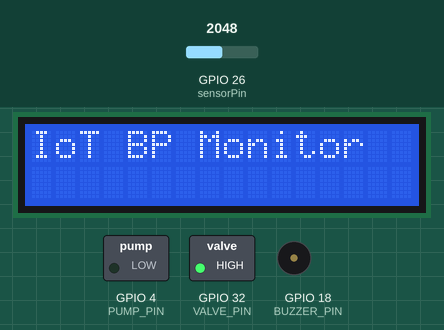
The sketch below on a simulated ESP32. Shown: 16×2 character LCD, switched loads named in the sketch (green lamp = pin HIGH), buzzer (waves = sounding). Inputs (shaded band) come from the test bench; at power-on: GPIO 26 (sensorPin) = 2048. WiFi joins after 1.5 s; servers stay silent unless stated; what the sketch prints to the serial monitor is not drawn.

Above: at 2.1 s.
At 2.6 s:
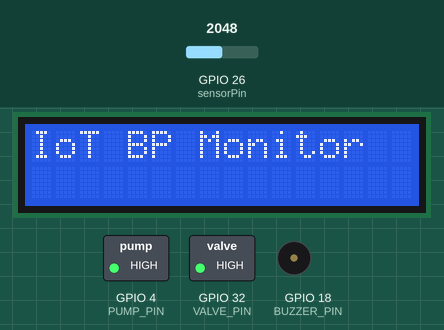
At 5.83 s:
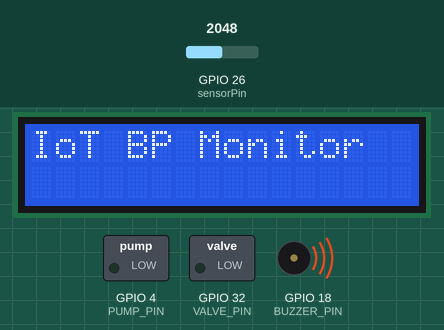
At 24.6 s:
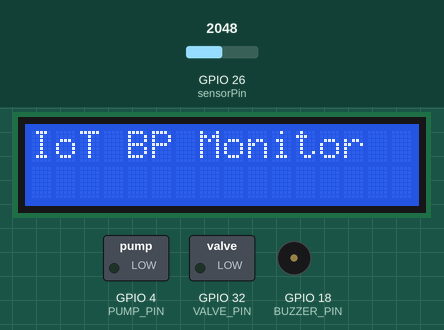
Timing chart, 0 to 40.0 s (numbered marks = the images above):
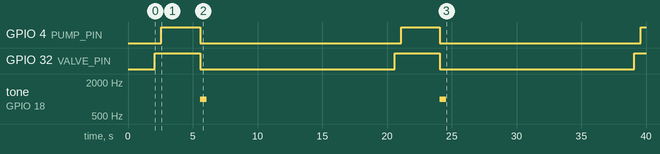

The sketch:

main.ino
```cpp
#include "wifi_config.h"
#include "ifttt_client.h"
#include "sensor_bp.h"
#include "actuator_control.h"
#include "lcd_display.h"
#include "buzzer_audio.h"

int systolic;
int diastolic;

void setup() {
  Serial.begin(115200);

  connectWiFi();
  initActuator();
  initLCD();
  initBuzzer();
}

void loop() {
  openValve();
  delay(500);
  startPump();
  delay(3000);

  systolic = readPressure();
  stopPump();
  closeValve();

  diastolic = systolic * 2 / 3;

  if (systolic > 50 && systolic < 250) {
    showPressure(systolic, diastolic);
    sendToIFTTT(systolic, diastolic);
    beepOK();
  } else {
    beepError();
  }

  delay(15000);
}
```

actuator_control.h
```cpp
#ifndef ACTUATOR_CONTROL_H
#define ACTUATOR_CONTROL_H

int PUMP_PIN  = 4;
int VALVE_PIN = 32;

void initActuator() {
  pinMode(PUMP_PIN, OUTPUT);
  pinMode(VALVE_PIN, OUTPUT);
  digitalWrite(PUMP_PIN, LOW);
  digitalWrite(VALVE_PIN, LOW);
}

void startPump() {
  digitalWrite(PUMP_PIN, HIGH);
}

void stopPump() {
  digitalWrite(PUMP_PIN, LOW);
}

void openValve() {
  digitalWrite(VALVE_PIN, HIGH);
}

void closeValve() {
  digitalWrite(VALVE_PIN, LOW);
}

#endif
```

buzzer_audio.h
```cpp
#ifndef BUZZER_AUDIO_H
#define BUZZER_AUDIO_H

int BUZZER_PIN = 18;

void initBuzzer() {
  pinMode(BUZZER_PIN, OUTPUT);
}

void beepOK() {
  tone(BUZZER_PIN, 2000, 150);
}

void beepError() {
  tone(BUZZER_PIN, 1000, 500);
}

#endif
```

ifttt_client.h
```cpp
#ifndef IFTTT_CLIENT_H
#define IFTTT_CLIENT_H

#include <HTTPClient.h>

// === IFTTT CONFIG (FROM ORIGINAL CODE) ===
String IFTTT_EVENT = "Data Tensi";
String IFTTT_KEY   = "bH74A7SPEKI4f8SoLgnQS7J15s9egoQBKUxY0UhD4S";

void sendToIFTTT(int systolic, int diastolic) {

  String url = "https://maker.ifttt.com/trigger/" + IFTTT_EVENT +
               "/with/key/" + IFTTT_KEY +
               "?value1=" + String(systolic) +
               "&value2=" + String(diastolic);

  Serial.println("[IFTTT] URL:");
  Serial.println(url);

  HTTPClient http;
  http.begin(url);
  int httpCode = http.GET();

  if (httpCode > 0) {
    Serial.print("[IFTTT] HTTP Code: ");
    Serial.println(httpCode);
  } else {
    Serial.println("[IFTTT] Connection failed");
  }

  http.end();
}

#endif
```

sensor_bp.h
```cpp
#ifndef SENSOR_BP_H
#define SENSOR_BP_H

int sensorPin = 26;
int offsetPressure = 20;

int readPressure() {
  int raw = analogRead(sensorPin);
  float voltage = raw * 50.0 / 4095.0;
  int pressure = (voltage - offsetPressure) / 12;
  if (pressure < 0) pressure = 0;
  return pressure;
}

#endif
```

wifi_config.h
```cpp
#ifndef WIFI_CONFIG_H
#define WIFI_CONFIG_H

#include <WiFi.h>

const char* WIFI_SSID = "Tisaaa";
const char* WIFI_PASS = "";

void connectWiFi() {
  WiFi.mode(WIFI_STA);
  WiFi.begin(WIFI_SSID, WIFI_PASS);

  Serial.print("Connecting WiFi");
  while (WiFi.status() != WL_CONNECTED) {
    delay(1000);
    Serial.print(".");
  }
  Serial.println("\nWiFi Connected");
}

#endif
```

lcd_display.h
```cpp
#ifndef LCD_DISPLAY_H
#define LCD_DISPLAY_H

#include <LCD_I2C.h>

LCD_I2C lcd(0x27);

void initLCD() {
  lcd.begin();
  lcd.backlight();
  lcd.clear();
  lcd.print("IoT BP Monitor");
}

void showPressure(int sys, int dia) {
  lcd.clear();
  lcd.setCursor(0,0);
  lcd.print("SYS: ");
  lcd.print(sys);
  lcd.print(" mmHg");

  lcd.setCursor(0,1);
  lcd.print("DIA: ");
  lcd.print(dia);
  lcd.print(" mmHg");
}

#endif
```

Measured:
- by itself, GPIO 4 (PUMP_PIN): alternates HIGH for 3.0 s and LOW for 15.5 s
- by itself, GPIO 32 (VALVE_PIN): alternates HIGH for 3.5 s and LOW for 15.0 s
- by itself, tone on GPIO 18 (BUZZER_PIN): alternates 1000 Hz for 0.50 s and silent for 18.0 s
